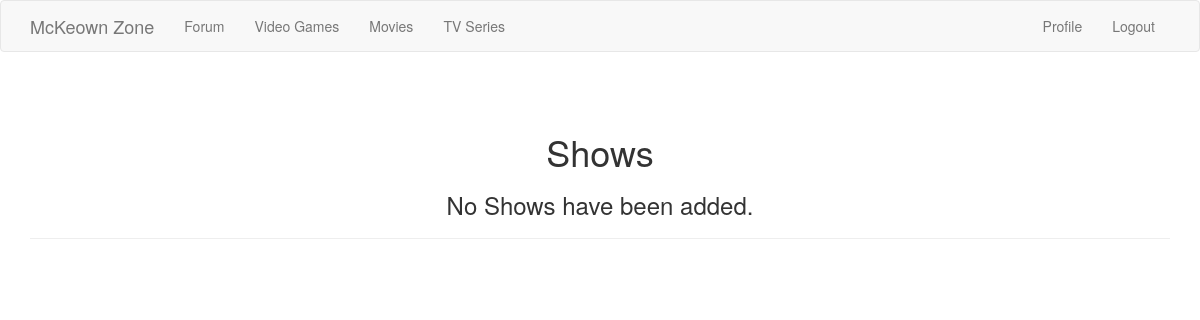
/shows (signed in), run on an earlier commit of the app's database.
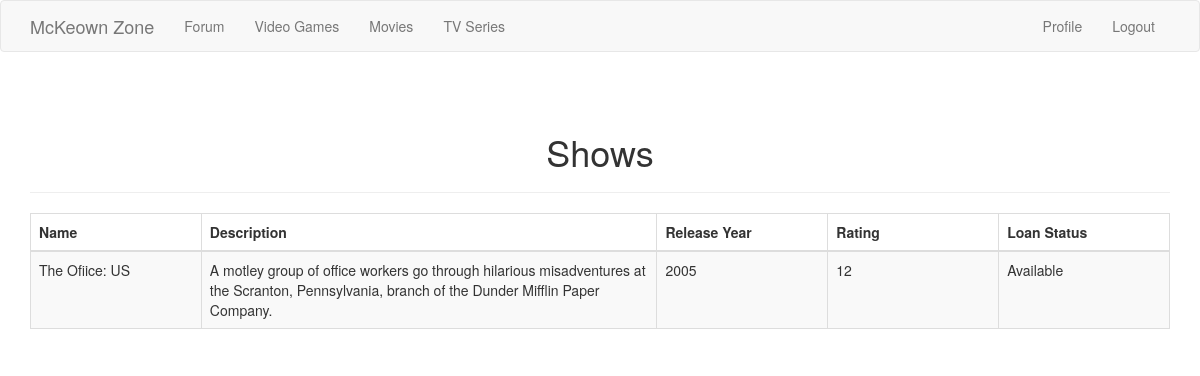
And on a later commit of the database.
### app/models.py (models this page shows)
class Show(db.Model):
	id = db.Column(db.Integer, primary_key=True)
	name = db.Column(db.String(50))
	description = db.Column(db.String(250))
	release_year = db.Column(db.Integer)
	rating = db.Column(db.Integer)
	loan_status = db.Column(db.String(150))
	last_update = db.Column(db.DateTime, default=datetime.utcnow)

### app/routes.py (the view)
@app.route('/shows')
@login_required
def shows():
	shows = Show.query.all()
	return render_template ('shows.html', shows=shows, title="Shows")

### app/models.py (called while the page is built)
@login.user_loader
def load_user(id):
	return User.query.get(int(id));

### app/routes.py (called while the page is built)
@app.before_request
def before_request():
	if current_user.is_authenticated:
		current_user.last_seen = datetime.utcnow()
		db.session.commit()

### app/templates/shows.html (shortened to what this page needs)
{% import "bootstrap/utils.html" as utils %}
{% extends "base.html" %}
{% block app_content %}
<div class="content-section">
  <div class="outer">
    <div class="middle">
      <div class="inner">
        <br/>
        <br/>
        <h1 style="text-align:center;">Shows</h1>
        {% if shows %}
          <hr class="intro-divider">
          <div class="center">
            <table class="table table-striped table-bordered">
              <thead>
                <tr>
                  <th width="15%"> Name </th>
                  <th width="40%"> Description </th>
                  <th width="15%"> Release Year </th>
                  <th width="15%"> Rating </th>
                  <th width="15%"> Loan Status </th>
                </tr>
              </thead>
              <tbody>
              {% for show in shows %}
              <tr>
                <td> {{ show.name }} </td>
                <td> {{ show.description }} </td>
                <td> {{ show.release_year }} </td>
                <td> {{ show.rating }} </td>
                <td> {{ show.loan_status }} </td>
                </tr>
              {% endfor %}
              </tbody>
            </table>
          </div>
          <div style="text-align: center">
        {% else %}
          <div style="text-align: center">
            <h3> No Shows have been added. </h3>
            <hr class="intro-divider">
        {% endif %}
        </div>
      </div>
    </div>
  </div>
</div>
{% endblock %}

What changed in the data, as far as the page shows it:
added Show: name "The Ofiice: US", description "A motley group of office workers go through hilarious misadventures at the Scranton, Pennsylvania, branch of the Dunder Mifflin Paper Company.", release_year "2005", rating "12", loan_status "Available"
Also different on the page:
text no longer shown: "No Shows have been added."
text now shown: "Name Description Release Year Rating Loan Status"
